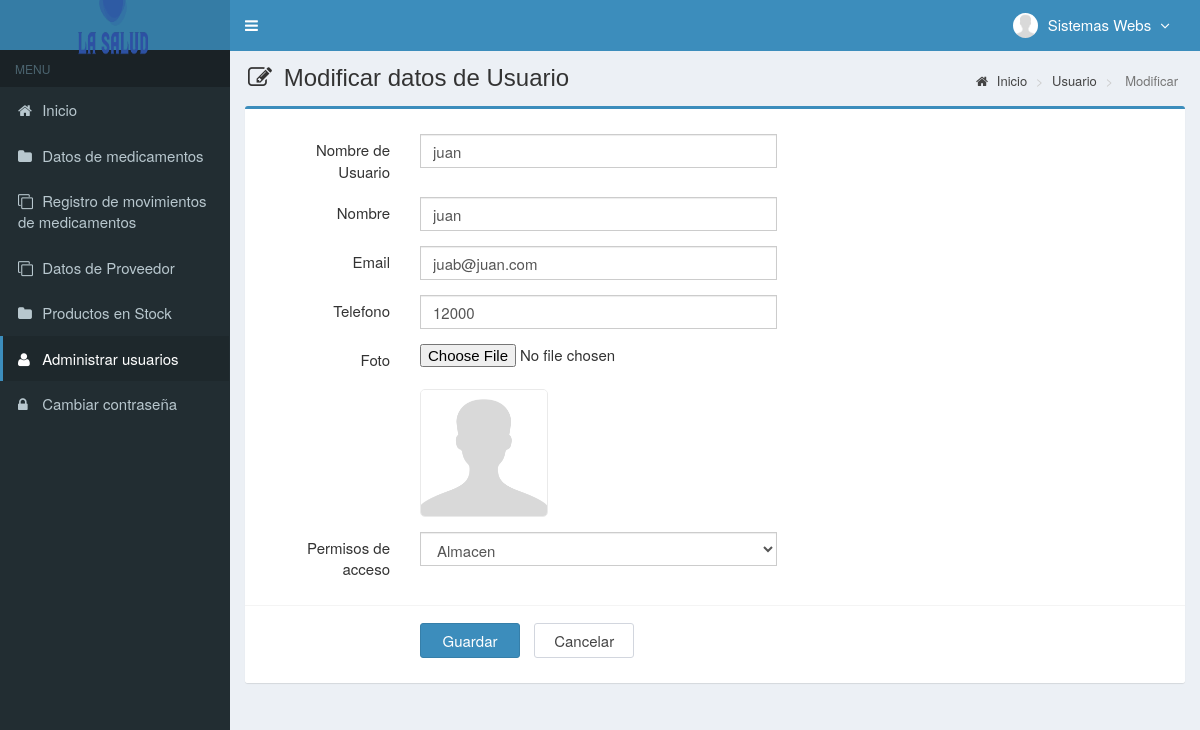
/main.php?module=form_user&form=edit&id=2 (signed in), run on the app's committed database.
### tables this page shows
CREATE TABLE `usuarios` (
  `id_user` int(3) NOT NULL,
  `username` varchar(50) NOT NULL,
  `name_user` varchar(50) NOT NULL,
  `password` varchar(50) NOT NULL,
  `email` varchar(50) DEFAULT NULL,
  `telefono` varchar(13) DEFAULT NULL,
  `foto` varchar(100) DEFAULT NULL,
  `permisos_acceso` enum('Super Admin','Gerente','Almacen') NOT NULL,
  `status` enum('activo','bloqueado') NOT NULL DEFAULT 'activo',
  `created_at` timestamp NOT NULL DEFAULT CURRENT_TIMESTAMP,
  `updated_at` timestamp NOT NULL DEFAULT CURRENT_TIMESTAMP ON UPDATE CURRENT_TIMESTAMP
);

### modules/user/form.php (the view, shortened to what this page needs)
<?php
if ($_GET['form']=='add') { ?>
  <section class="content-header">
    <h1>
      <i class="fa fa-edit icon-title"></i> Agregar Usuario
    </h1>
    <ol class="breadcrumb">
      <li><a href="?module=start"><i class="fa fa-home"></i> Inicio </a></li>
      <li><a href="?module=user"> Usuario </a></li>
      <li class="active"> agregar </li>
    </ol>
  </section>
  <section class="content">
    <div class="row">
      <div class="col-md-12">
        <div class="box box-primary">
          <form role="form" class="form-horizontal" method="POST" action="modules/user/process.php?act=insert" enctype="multipart/form-data">
            <div class="box-body">
              <div class="form-group">
                <label class="col-sm-2 control-label">Nombre de usuario</label>
                <div class="col-sm-5">
                  <input type="text" class="form-control" name="username" autocomplete="off" required>
                </div>
              </div>
              <div class="form-group">
                <label class="col-sm-2 control-label">Contraseña</label>
                <div class="col-sm-5">
                  <input type="password" class="form-control" name="password" autocomplete="off" required>
                </div>
              </div>
              <div class="form-group">
                <label class="col-sm-2 control-label">Nombre</label>
                <div class="col-sm-5">
                  <input type="text" class="form-control" name="name_user" autocomplete="off" required>
                </div>
              </div>
              <div class="form-group">
                <label class="col-sm-2 control-label">Permisos de acceso</label>
                <div class="col-sm-5">
                  <select class="form-control" name="permisos_acceso" required>
                    <option value=""></option>
                    <option value="Super Admin">Super Admin</option>
                    <option value="Gerente">Gerente</option>
                    <option value="Almacen">Almacén</option>
                  </select>
                </div>
              </div>
            </div>
            <div class="box-footer">
              <div class="form-group">
                <div class="col-sm-offset-2 col-sm-10">
                  <input type="submit" class="btn btn-primary btn-submit" name="Guardar" value="Guardar">
                  <a href="?module=user" class="btn btn-default btn-reset">Cancelar</a>
                </div>
              </div>
            </div>
          </form>
        </div>
      </div>
    </div>
  </section>
<?php
}
elseif ($_GET['form']=='edit') {
  	if (isset($_GET['id'])) {
      $query = mysqli_query($mysqli, "SELECT * FROM usuarios WHERE id_user='$_GET[id]'")
                                      or die('error: '.mysqli_error($mysqli));
      $data  = mysqli_fetch_assoc($query);
  	}
?>
  <section class="content-header">
    <h1>
      <i class="fa fa-edit icon-title"></i> Modificar datos de Usuario
    </h1>
    <ol class="breadcrumb">
      <li><a href="?module=inicioVacio"><i class="fa fa-home"></i> Inicio</a></li>
      <li><a href="?module=user"> Usuario </a></li>
      <li class="active"> Modificar </li>
    </ol>
  </section>
  <section class="content">
    <div class="row">
      <div class="col-md-12">
        <div class="box box-primary">
          <form role="form" class="form-horizontal" method="POST" action="modules/user/process.php?act=update" enctype="multipart/form-data">
            <div class="box-body">
              <div class="form-group">
                <label class="col-sm-2 control-label">Nombre de Usuario</label>
                <div class="col-sm-5">
                  <input type="text" class="form-control" name="username" autocomplete="off" value="<?php echo $data['username']; ?>" required>
                </div>
              </div>
              <div class="form-group">
                <label class="col-sm-2 control-label">Nombre</label>
                <div class="col-sm-5">
                  <input type="text" class="form-control" name="name_user" autocomplete="off" value="<?php echo $data['name_user']; ?>" required>
                </div>
              </div>
              <div class="form-group">
                <label class="col-sm-2 control-label">Email</label>
                <div class="col-sm-5">
                  <input type="email" class="form-control" name="email" autocomplete="off" value="<?php echo $data['email']; ?>">
                </div>
              </div>
              <div class="form-group">
                <label class="col-sm-2 control-label">Telefono</label>
                <div class="col-sm-5">
                  <input type="text" class="form-control" name="telefono" autocomplete="off" maxlength="13" onKeyPress="return goodchars(event,'0123456789',this)" value="<?php echo $data['telefono']; ?>">
                </div>
              </div>
            <div class="form-group">
                <label class="col-sm-2 control-label">Foto</label>
                <div class="col-sm-5">
                  <input type="file" name="foto">
                  <br/>
                <?php
                if ($data['foto']=="") { ?>
                  <img style="border:1px solid #eaeaea;border-radius:5px;" src="images/user/user-default.png" width="128">
                <?php
                }
                else { ?>
                  <img style="border:1px solid #eaeaea;border-radius:5px;" src="images/user/<?php echo $data['foto']; ?>" width="128">
                <?php
                }
                ?>
                </div>
              </div>
              <div class="form-group">
                <label class="col-sm-2 control-label">Permisos de acceso</label>
                <div class="col-sm-5">
                  <select class="form-control" name="permisos_acceso" required>
                    <option value="<?php echo $data['permisos_acceso']; ?>"><?php echo $data['permisos_acceso']; ?></option>
                  </select>
                </div>
              </div>
            </div>
            <div class="box-footer">
              <div class="form-group">
                <div class="col-sm-offset-2 col-sm-10">
                  <input type="submit" class="btn btn-primary btn-submit" name="Guardar" value="Guardar">
                  <a href="?module=user" class="btn btn-default btn-reset">Cancelar</a>
                </div>
              </div>
            </div>
          </form>
        </div>
      </div>
    </div>
  </section>
<?php
}
?>

### top-menu.php (shortened to what this page needs)
<?php
require_once "config/database.php";
$query = mysqli_query($mysqli, "SELECT id_user, name_user, foto, permisos_acceso FROM usuarios WHERE id_user='$_SESSION[id_user]'")
                                or die('error: '.mysqli_error($mysqli));
$data = mysqli_fetch_assoc($query);
?>
<li class="dropdown user user-menu">
  <a href="#" class="dropdown-toggle" data-toggle="dropdown">
  <?php
  if ($data['foto']=="") { ?>
    <img src="images/user/user-default.png" class="user-image" alt="User Image"/>
  <?php
  }
  else { ?>
    <img src="images/user/<?php echo $data['foto']; ?>" class="user-image" alt="User Image"/>
  <?php
  }
  ?>
    <span class="hidden-xs"><?php echo $data['name_user']; ?> <i style="margin-left:5px" class="fa fa-angle-down"></i></span>
  </a>
</li>

### assets/css/style.css (style rules this page uses)
.form-horizontal .control-label { margin-bottom: 0; padding-top: 5px; text-align: right; }
label { display: inline-block; font-size: 15px; font-weight: 400; margin-bottom: 5px; max-width: 100%; }
.form-control { background-color: #fff; background-image: none; border: 1px solid #ccc; border-radius: 4px; box-shadow: 0 1px 1px rgba(0, 0, 0, 0.075) inset; color: #555; display: block; font-size: 15px; height: 34px; line-height: 1.42857; padding: 6px 12px; transition: border-color 0.15s ease-in-out 0s, box-shadow 0.15s ease-in-out 0s; width: 100%; }
.btn-default { background-color: #fff; border-color: #d2d6de; color: #444; }
.content-header { padding: 15px 18px 0; position: relative; }
.content-header > .breadcrumb { background: transparent none repeat scroll 0 0; border-radius: 2px; float: right; font-size: 13px; margin-bottom: 0; margin-top: 0; padding: 7px 12px; position: absolute; right: 10px; top: 15px; }
.btn-submit { width: 100px; margin-top: 7px; margin-right: 10px; font-size: 15px; }
.btn-reset { width: 100px; margin-top: 7px; font-size: 15px; }
.icon-title { margin-right: 5px; }
body { background-color: #fff; color: #333; font-size: 15px; line-height: 1.42857; }

### data on the page
usuarios: foto (placeholder picture), name_user "Sistemas Webs"
usuarios: username "juan", name_user "juan", email "juab@juan.com", telefono "12000", permisos_acceso "Almacen"
